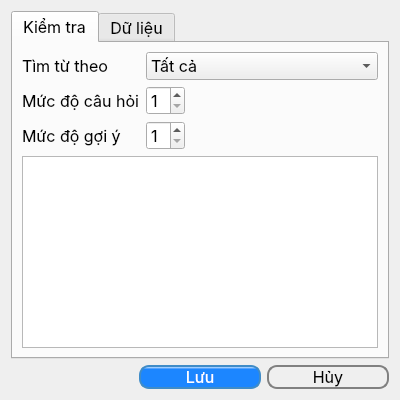
<?xml version="1.0" encoding="UTF-8"?>
<ui version="4.0">
 <class>Dialog</class>
 <widget class="QDialog" name="Dialog">
  <property name="windowModality">
   <enum>Qt::ApplicationModal</enum>
  </property>
  <property name="enabled">
   <bool>true</bool>
  </property>
  <property name="geometry">
   <rect>
    <x>0</x>
    <y>0</y>
    <width>400</width>
    <height>400</height>
   </rect>
  </property>
  <property name="font">
   <font>
    <family>SF Pro Display</family>
    <pointsize>12</pointsize>
   </font>
  </property>
  <property name="windowTitle">
   <string>Cài đặt</string>
  </property>
  <property name="windowIcon">
   <iconset resource="../../resource.qrc">
    <normaloff>:/resource/memento.ico</normaloff>:/resource/memento.ico</iconset>
  </property>
  <property name="modal">
   <bool>true</bool>
  </property>
  <layout class="QVBoxLayout" name="verticalLayout">
   <item>
    <widget class="QTabWidget" name="tab">
     <property name="currentIndex">
      <number>0</number>
     </property>
     <widget class="QWidget" name="test">
      <attribute name="title">
       <string>Kiểm tra</string>
      </attribute>
      <layout class="QVBoxLayout" name="verticalLayout_2">
       <item>
        <layout class="QGridLayout" name="gridLayout">
         <item row="0" column="0">
          <widget class="QLabel" name="label">
           <property name="text">
            <string>Tìm từ theo</string>
           </property>
          </widget>
         </item>
         <item row="0" column="1" colspan="2">
          <widget class="QComboBox" name="combobox_field">
           <item>
            <property name="text">
             <string>Tất cả</string>
            </property>
           </item>
           <item>
            <property name="text">
             <string>Thẻ</string>
            </property>
           </item>
           <item>
            <property name="text">
             <string>Thêm hôm nay</string>
            </property>
           </item>
          </widget>
         </item>
         <item row="1" column="0">
          <widget class="QLabel" name="label_2">
           <property name="text">
            <string>Mức độ câu hỏi</string>
           </property>
          </widget>
         </item>
         <item row="1" column="1">
          <widget class="QSpinBox" name="spinbox_test_level">
           <property name="buttonSymbols">
            <enum>QAbstractSpinBox::UpDownArrows</enum>
           </property>
           <property name="minimum">
            <number>1</number>
           </property>
           <property name="maximum">
            <number>7</number>
           </property>
          </widget>
         </item>
         <item row="1" column="2">
          <spacer name="horizontalSpacer_2">
           <property name="orientation">
            <enum>Qt::Horizontal</enum>
           </property>
           <property name="sizeHint" stdset="0">
            <size>
             <width>40</width>
             <height>20</height>
            </size>
           </property>
          </spacer>
         </item>
         <item row="2" column="0">
          <widget class="QLabel" name="label_3">
           <property name="text">
            <string>Mức độ gợi ý</string>
           </property>
          </widget>
         </item>
         <item row="2" column="1">
          <widget class="QSpinBox" name="spinbox_hint_level">
           <property name="minimum">
            <number>1</number>
           </property>
           <property name="maximum">
            <number>4</number>
           </property>
          </widget>
         </item>
         <item row="2" column="2">
          <spacer name="horizontalSpacer_3">
           <property name="orientation">
            <enum>Qt::Horizontal</enum>
           </property>
           <property name="sizeHint" stdset="0">
            <size>
             <width>40</width>
             <height>20</height>
            </size>
           </property>
          </spacer>
         </item>
        </layout>
       </item>
       <item>
        <widget class="QTextBrowser" name="textBrowser"/>
       </item>
      </layout>
     </widget>
     <widget class="QWidget" name="data">
      <attribute name="title">
       <string>Dữ liệu</string>
      </attribute>
     </widget>
    </widget>
   </item>
   <item>
    <layout class="QGridLayout" name="gridLayout_2">
     <item row="0" column="0">
      <widget class="QWidget" name="widget" native="true"/>
     </item>
     <item row="0" column="2">
      <widget class="QPushButton" name="button_cancel">
       <property name="styleSheet">
        <string notr="true">border-radius:10px;
border:2px solid gray;
padding: 0 8px;
background-color: qlineargradient(x1: 0, y1: 0, x2: 0, y2: 1,
                                      stop: 0 #f6f7fa, stop: 1 #dadbde);</string>
       </property>
       <property name="text">
        <string>Hủy</string>
       </property>
       <property name="autoDefault">
        <bool>false</bool>
       </property>
      </widget>
     </item>
     <item row="0" column="1">
      <widget class="QPushButton" name="button_save">
       <property name="styleSheet">
        <string notr="true">border-radius:10px;
border:2px solid #3f8cc8;
padding: 0 8px;
color: rgb(255, 255, 255);
background-color: qlineargradient(spread:pad, x1:0.494, y1:0.989, x2:0.494, y2:0.011, stop:0.863158 rgba(23, 132, 255, 250), stop:1 rgba(255, 255, 255, 255));
</string>
       </property>
       <property name="text">
        <string>Lưu</string>
       </property>
       <property name="autoDefault">
        <bool>false</bool>
       </property>
      </widget>
     </item>
    </layout>
   </item>
  </layout>
 </widget>
 <tabstops>
  <tabstop>combobox_field</tabstop>
  <tabstop>spinbox_test_level</tabstop>
  <tabstop>spinbox_hint_level</tabstop>
  <tabstop>textBrowser</tabstop>
  <tabstop>button_save</tabstop>
  <tabstop>button_cancel</tabstop>
  <tabstop>tab</tabstop>
 </tabstops>
 <resources>
  <include location="../../resource.qrc"/>
 </resources>
 <connections>
  <connection>
   <sender>label</sender>
   <signal>linkHovered(QString)</signal>
   <receiver>combobox_field</receiver>
   <slot>setCurrentText(QString)</slot>
   <hints>
    <hint type="sourcelabel">
     <x>101</x>
     <y>68</y>
    </hint>
    <hint type="destinationlabel">
     <x>142</x>
     <y>64</y>
    </hint>
   </hints>
  </connection>
  <connection>
   <sender>label_2</sender>
   <signal>linkHovered(QString)</signal>
   <receiver>spinbox_test_level</receiver>
   <slot>selectAll()</slot>
   <hints>
    <hint type="sourcelabel">
     <x>102</x>
     <y>105</y>
    </hint>
    <hint type="destinationlabel">
     <x>143</x>
     <y>105</y>
    </hint>
   </hints>
  </connection>
  <connection>
   <sender>label_3</sender>
   <signal>linkHovered(QString)</signal>
   <receiver>spinbox_hint_level</receiver>
   <slot>selectAll()</slot>
   <hints>
    <hint type="sourcelabel">
     <x>81</x>
     <y>137</y>
    </hint>
    <hint type="destinationlabel">
     <x>147</x>
     <y>140</y>
    </hint>
   </hints>
  </connection>
 </connections>
</ui>
